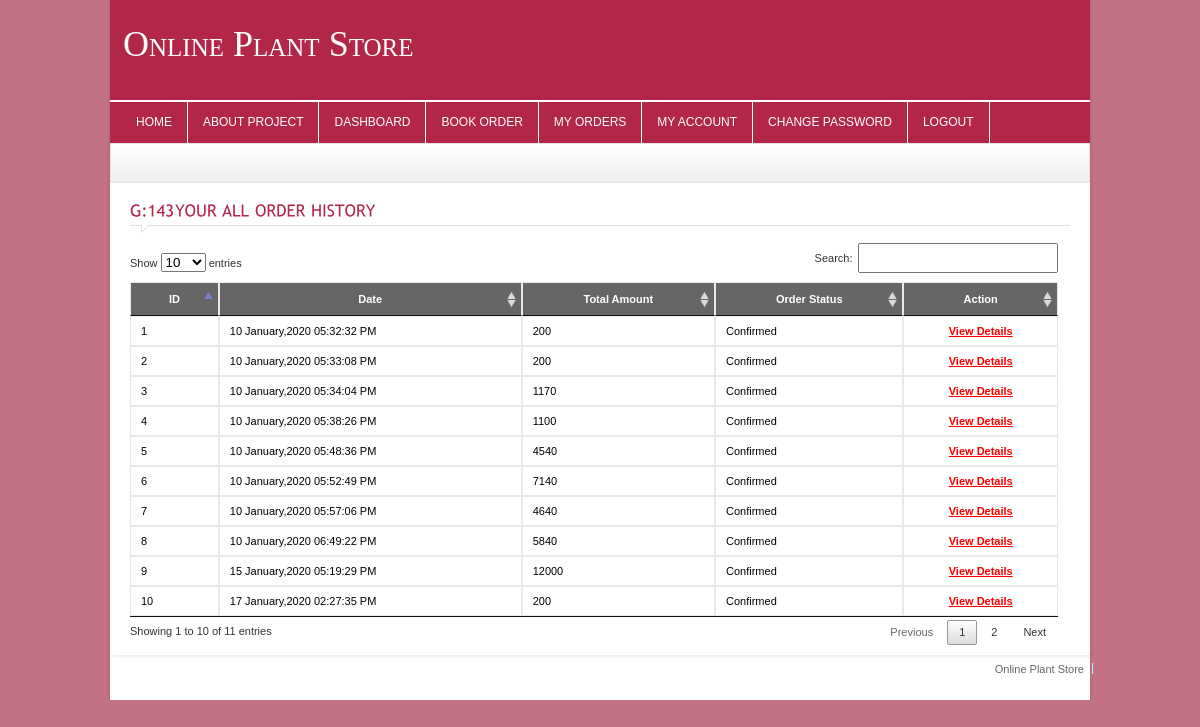
The page /report-order.php (signed in) on the database its author committed.
### tables this page shows
CREATE TABLE `order` (
  `order_id` int NOT NULL,
  `order_user_id` varchar(255) NOT NULL,
  `order_date` varchar(255) NOT NULL,
  `order_amount` varchar(255) NOT NULL,
  `order_status` varchar(255) NOT NULL
);

### report-order.php (the view, shortened to what this page needs)
<?php
	include_once("includes/header.php");
	include_once("includes/db_connect.php");
	$SQL="SELECT * FROM `order` WHERE order_user_id = ".$_SESSION['user_details']['user_id'];
	$rs=mysqli_query($con,$SQL) or die(mysqli_error($con));
?>
	<div class="crumb">
    </div>
	<div id="content_sec">
		<div class="col1" style="width:100%">
		<div class="contact">
			<h4 class="heading colr">Your All Order History</h4>
			<form name="frm_order" action="lib/order.php" method="post">
				<div class="static">
				<table class="table table-striped table-advance table-hover" id="mydatatable" style="color:#000000; width:100%" width="100%">
					<thead>
						<tr class="tablehead bold">
						<td scope="col">ID</td>
						<td scope="col">Date</td>
						<td scope="col">Total Amount</td>
						<td scope="col">Order Status</td>
						<td scope="col">Action</td>
						</tr>
					</thead>
					<tbody>
					<?php
					while($data = mysqli_fetch_assoc($rs))
					{
					?>
					  <tr>
						<td><?=$data[order_id]?></td>
						<td><?=$data[order_date]?></td>
						<td><?=$data[order_amount]?></td>
						<td><?=$data[order_status]?></td>
						<td style="text-align:center">
							<a style="color:#FF0000; font-weight:bold; text-decoration:underline" href="order-confirmation.php?order_id=<?php echo $data[order_id] ?>">View Details</a>
						</td>
					  </tr>
					<?php } ?>
					</tbody>
					</table>
				</div>
			</form>
		</div>
		</div>
	</div>
<?php include_once("includes/footer.php"); ?>

### css/style.css (style rules this page uses)
* { padding:0px; margin:0px; }
body { background-color:#c37286; font-family:Arial, Helvetica, sans-serif; font-size:11px; color:#666666; float:left; width:100%; }
a { text-decoration:none; outline:none; color:#666666; }
.bold { font-weight:bold; }
.colr { color:#b22648 !important; }
h4 { font-size:16px; font-weight:normal; }
.heading { padding:10px 0px 14px 0px !important; width:100% !important; margin-bottom:10px !important; text-transform:uppercase; background-image:url(../images/heading.gif); background-repeat:no-repeat; background-position:left bottom; }
#content_sec { width:940px; padding:10px 20px; margin-left:10px; background-color:#FFF; float:left; }
.col1 { width:675px; float:left; }
.crumb { width:958px; height:30px; padding:8px 10px 0px 10px; background-image:url(../images/crumb.gif); background-repeat:repeat-x; margin-left:10px; border:#e3e3e3 solid 1px; }
.static { float:left; width:928px; }
.static table { float:left; width:453px; }
.static tr.tablehead { background-color:#666666; color:#FFF; padding:10px; text-align:center; }
.static tr td { padding:5px; border:#e9e9e9 solid 1px; }

### css/slider.css (style rules this page uses)
* { margin: 0; padding: 0; }

### rows shown on the page
order: order_id "1", order_date "10 January,2020 05:32:32 PM", order_amount "200", order_status "Confirmed"
order: order_id "2", order_date "10 January,2020 05:33:08 PM", order_amount "200", order_status "Confirmed"
order: order_id "3", order_date "10 January,2020 05:34:04 PM", order_amount "1170", order_status "Confirmed"
order: order_id "4", order_date "10 January,2020 05:38:26 PM", order_amount "1100", order_status "Confirmed"
order: order_id "5", order_date "10 January,2020 05:48:36 PM", order_amount "4540", order_status "Confirmed"
order: order_id "6", order_date "10 January,2020 05:52:49 PM", order_amount "7140", order_status "Confirmed"
order: order_id "7", order_date "10 January,2020 05:57:06 PM", order_amount "4640", order_status "Confirmed"
order: order_id "8", order_date "10 January,2020 06:49:22 PM", order_amount "5840", order_status "Confirmed"
order: order_id "9", order_date "15 January,2020 05:19:29 PM", order_amount "12000", order_status "Confirmed"
order: order_id "10", order_date "17 January,2020 02:27:35 PM", order_amount "200", order_status "Confirmed"
